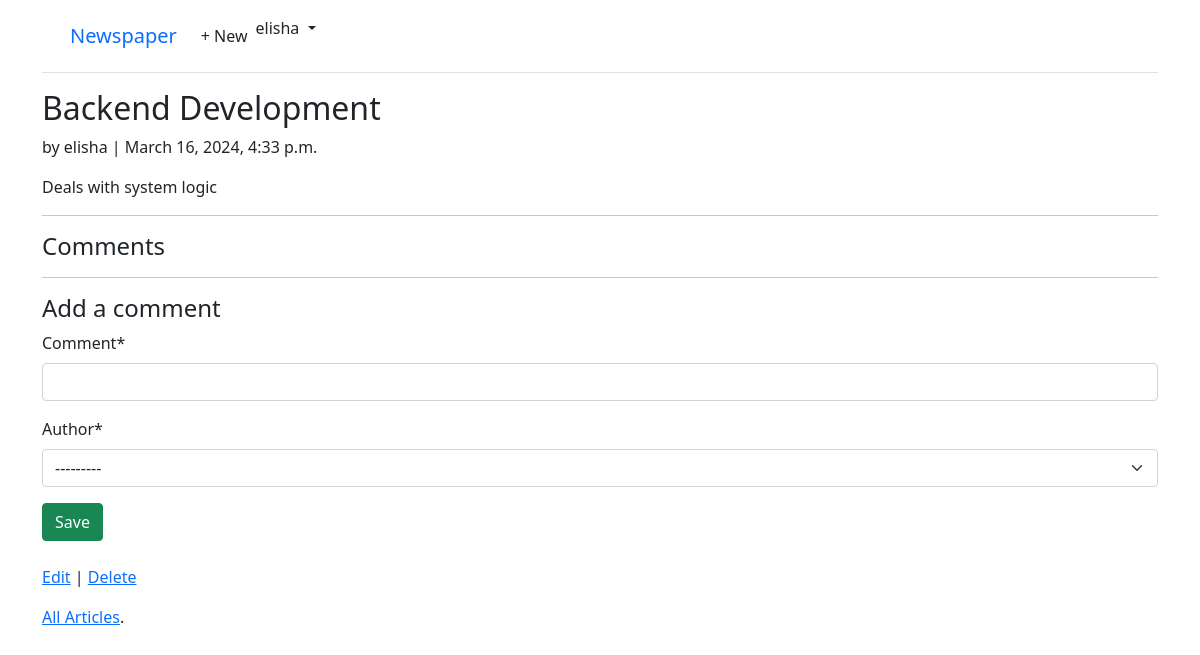
The page /articles/2/ (signed in) on the database as committed earlier.
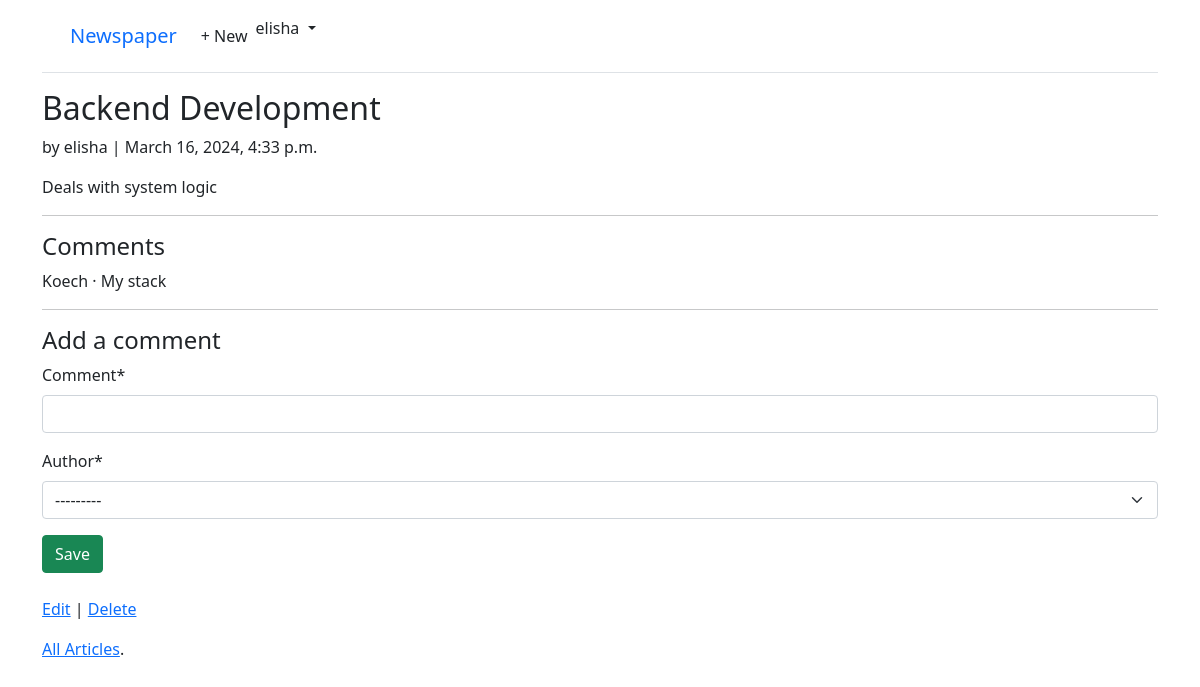
The same page on the database as committed later.
### articles/models.py (models this page shows, shortened)
class Comment(models.Model):
    article = models.ForeignKey(Article, on_delete=models.CASCADE)
    comment = models.CharField(max_length=140)
    author = models.ForeignKey(
        settings.AUTH_USER_MODEL,
        on_delete = models.CASCADE,
    )
    def __str__(self):
        return self.comment

### accounts/models.py (models this page shows)
class CustomUser(AbstractUser):
    age = models.PositiveIntegerField(null=True, blank=True)

### articles/views.py (the view, shortened to what this page needs)
# urls.py: path("<int:pk>/", ArticleDetailView.as_view(), name="article_detail"),
class ArticleDetailView(LoginRequiredMixin, View):
    def get(self, request, *args, **kwargs):
        view = CommentGet.as_view()
        return view(request, *args, **kwargs)

### articles/forms.py
class CommentForm(forms.ModelForm):
    class Meta:
        model = Comment
        fields = ("comment", "author")

### articles/views.py (called while the page is built)
    def get_context_data(self, **kwargs):
        context = super().get_context_data(**kwargs)
        context["form"] = CommentForm()
        return context

### templates/article_detail.html (shortened to what this page needs)
{% extends "base.html" %}
{% load crispy_forms_tags %}
{% block content %}
<div class="article_entry">
    <h2>{{ article.title }}</h2>
    <p>by {{ article.author }} | {{ article.date }}</p>
    <p>{{ article.body }}</p>
</div>
<hr>
<h4>Comments</h4>
{% for comment in article.comment_set.all %}
    <p>{{ comment.author }} &middot; {{ comment }}</p>
{% endfor %}
<hr>
<h4>Add a comment</h4>
<form action="" method="POST">
    {{ form|crispy }}
    <button class="btn btn-success ml-2">Save</button>
</form>
<br>
<p>
    <a href="{% url 'article_edit' article.pk %}">Edit</a> |
    <a href="{% url 'article_delete' article.pk %}">Delete</a>
</p>
<p><a href="{% url 'article_list' %}">All Articles</a>.</p>
{% endblock content %}

Rows that differ between the two databases and show on the page:
added Comment: author "Koech", comment "My stack"
